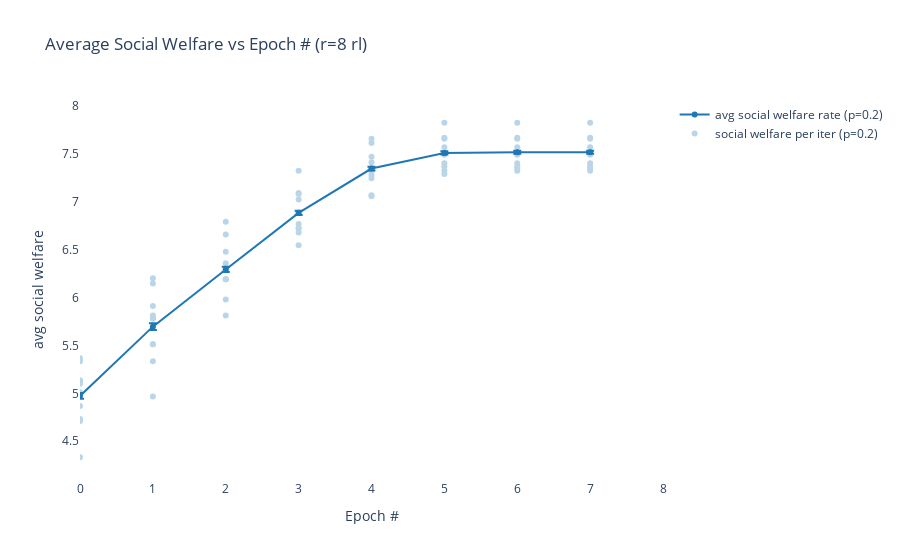
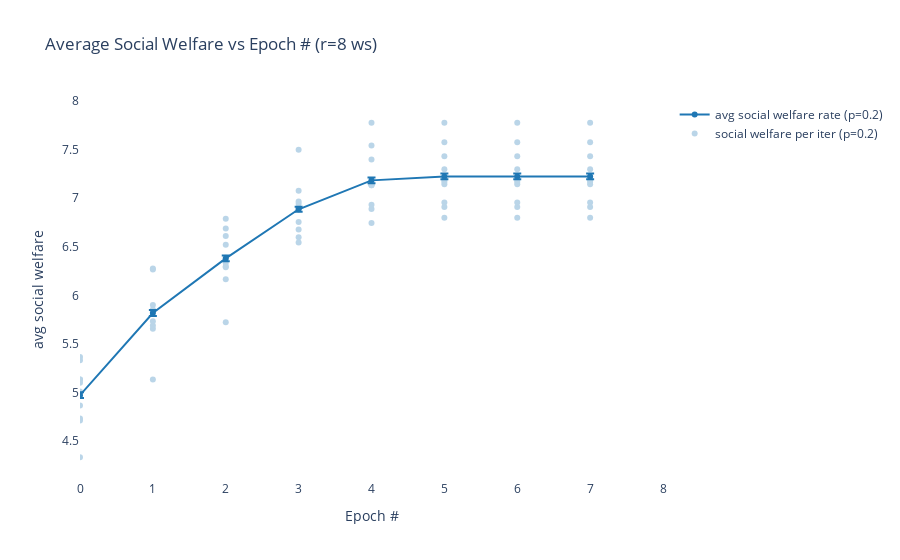
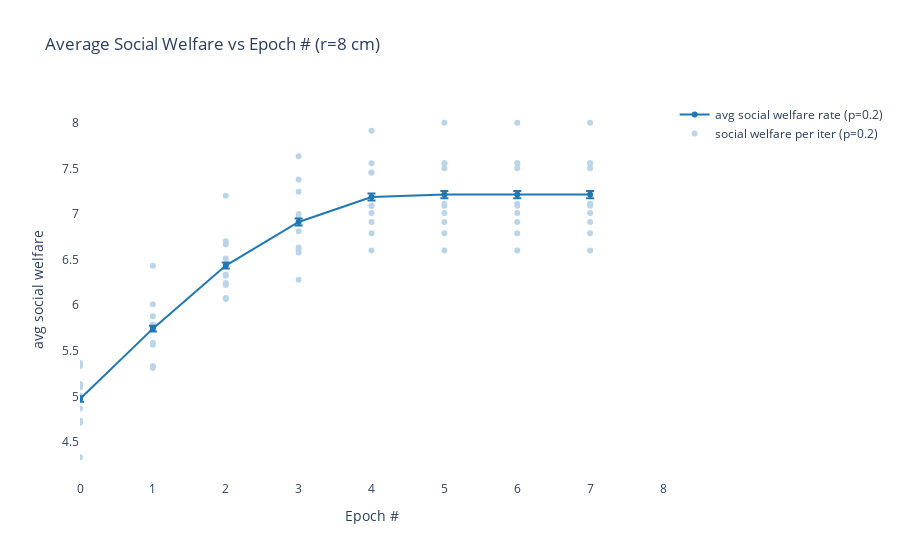
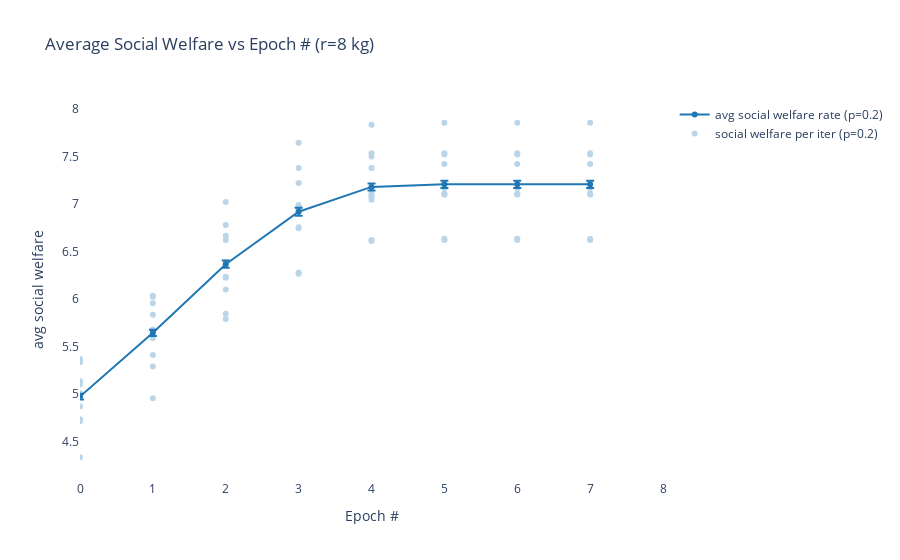

The code cell stored with these charts, in order, in its notebook:
### Code cell
vis = NtwkCompVis(ntwk_data)

### Figure 1 — Plotly figure (JSON) as saved in the notebook; plotly's stock layout.template omitted (floating-point values rounded to 4 significant figures)
{"data": [{"error_y": {"array": [0.03001, 0.03552, 0.02792, 0.02269, 0.01906, 0.01624, 0.01556, 0.01556], "type": "data", "visible": true}, "hoverinfo": "skip", "marker": {"color": "rgb(31, 119, 180)"}, "mode": "lines+markers", "name": "avg social welfare rate (p=0.2)", "type": "scatter", "x": [0, 1, 2, 3, 4, 5, 6, 7], "y": [4.972, 5.696, 6.292, 6.882, 7.344, 7.508, 7.513, 7.513]}, {"hoverinfo": "skip", "marker": {"color": "rgb(31, 119, 180)"}, "mode": "markers", "name": "social welfare per iter (p=0.2)", "opacity": 0.3, "type": "scatter", "x": [0, 0, 0, 0, 0, 0, 0, 0, 0, 0, 1, 1, 1, 1, 1, 1, 1, 1, 1, 1, 2, 2, 2, 2, 2, 2, 2, 2, 2, 2, 3, 3, 3, 3, 3, 3, 3, 3, 3, 3, 4, 4, 4, 4, 4, 4, 4, 4, 4, 4, 5, 5, 5, 5, 5, 5, 5, 5, 5, 5, 6, 6, 6, 6, 6, 6, 6, 6, 6, 6, 7, 7, 7, 7, 7, 7, 7, 7, 7, 7], "y": [4.733, 4.711, 5.133, 4.333, 5.333, 5.367, 5.133, 4.867, 5.1, 5.011, 5.511, 5.778, 5.811, 4.967, 5.789, 6.2, 6.144, 5.333, 5.911, 5.511, 6.189, 6.189, 6.478, 5.811, 6.189, 6.656, 6.789, 5.978, 6.356, 6.289, 6.767, 6.722, 7.022, 6.544, 7.089, 7.322, 7.078, 6.722, 6.878, 6.678, 7.278, 7.244, 7.411, 7.067, 7.611, 7.656, 7.467, 7.311, 7.344, 7.056, 7.489, 7.4, 7.567, 7.289, 7.822, 7.667, 7.656, 7.367, 7.5, 7.322, 7.489, 7.4, 7.567, 7.344, 7.822, 7.667, 7.656, 7.367, 7.5, 7.322, 7.489, 7.4, 7.567, 7.344, 7.822, 7.667, 7.656, 7.367, 7.5, 7.322]}], "layout": {"plot_bgcolor": "rgba(0,0,0,0)", "showlegend": true, "title": {"text": "Average Social Welfare vs Epoch # (r=8 rl)"}, "xaxis": {"range": [0, 8], "title": {"text": "Epoch #"}}, "yaxis": {"title": {"text": "avg social welfare"}}}}

### Figure 2 — Plotly figure (JSON) as saved in the notebook; plotly's stock layout.template omitted (floating-point values rounded to 4 significant figures)
{"data": [{"error_y": {"array": [0.03001, 0.03067, 0.02883, 0.02613, 0.02967, 0.02902, 0.02902, 0.02902], "type": "data", "visible": true}, "hoverinfo": "skip", "marker": {"color": "rgb(31, 119, 180)"}, "mode": "lines+markers", "name": "avg social welfare rate (p=0.2)", "type": "scatter", "x": [0, 1, 2, 3, 4, 5, 6, 7], "y": [4.972, 5.819, 6.381, 6.887, 7.184, 7.226, 7.226, 7.226]}, {"hoverinfo": "skip", "marker": {"color": "rgb(31, 119, 180)"}, "mode": "markers", "name": "social welfare per iter (p=0.2)", "opacity": 0.3, "type": "scatter", "x": [0, 0, 0, 0, 0, 0, 0, 0, 0, 0, 1, 1, 1, 1, 1, 1, 1, 1, 1, 1, 2, 2, 2, 2, 2, 2, 2, 2, 2, 2, 3, 3, 3, 3, 3, 3, 3, 3, 3, 3, 4, 4, 4, 4, 4, 4, 4, 4, 4, 4, 5, 5, 5, 5, 5, 5, 5, 5, 5, 5, 6, 6, 6, 6, 6, 6, 6, 6, 6, 6, 7, 7, 7, 7, 7, 7, 7, 7, 7, 7], "y": [4.733, 4.711, 5.133, 4.333, 5.333, 5.367, 5.133, 4.867, 5.1, 5.011, 5.733, 5.656, 5.833, 5.133, 6.267, 6.278, 5.689, 5.844, 5.9, 5.856, 6.167, 6.522, 6.289, 5.722, 6.611, 6.789, 6.333, 6.3, 6.389, 6.689, 6.544, 7.078, 6.678, 6.6, 6.9, 7.5, 6.967, 6.756, 6.9, 6.944, 6.744, 7.544, 7.144, 6.889, 7.133, 7.778, 7.4, 6.933, 7.133, 7.144, 6.8, 7.578, 7.189, 6.911, 7.144, 7.778, 7.433, 6.956, 7.167, 7.3, 6.8, 7.578, 7.189, 6.911, 7.144, 7.778, 7.433, 6.956, 7.167, 7.3, 6.8, 7.578, 7.189, 6.911, 7.144, 7.778, 7.433, 6.956, 7.167, 7.3]}], "layout": {"plot_bgcolor": "rgba(0,0,0,0)", "showlegend": true, "title": {"text": "Average Social Welfare vs Epoch # (r=8 ws)"}, "xaxis": {"range": [0, 8], "title": {"text": "Epoch #"}}, "yaxis": {"title": {"text": "avg social welfare"}}}}

### Figure 3 — Plotly figure (JSON) as saved in the notebook; plotly's stock layout.template omitted (floating-point values rounded to 4 significant figures)
{"data": [{"error_y": {"array": [0.03001, 0.03129, 0.03291, 0.03937, 0.03787, 0.04062, 0.04062, 0.04062], "type": "data", "visible": true}, "hoverinfo": "skip", "marker": {"color": "rgb(31, 119, 180)"}, "mode": "lines+markers", "name": "avg social welfare rate (p=0.2)", "type": "scatter", "x": [0, 1, 2, 3, 4, 5, 6, 7], "y": [4.972, 5.743, 6.434, 6.912, 7.187, 7.212, 7.212, 7.212]}, {"hoverinfo": "skip", "marker": {"color": "rgb(31, 119, 180)"}, "mode": "markers", "name": "social welfare per iter (p=0.2)", "opacity": 0.3, "type": "scatter", "x": [0, 0, 0, 0, 0, 0, 0, 0, 0, 0, 1, 1, 1, 1, 1, 1, 1, 1, 1, 1, 2, 2, 2, 2, 2, 2, 2, 2, 2, 2, 3, 3, 3, 3, 3, 3, 3, 3, 3, 3, 4, 4, 4, 4, 4, 4, 4, 4, 4, 4, 5, 5, 5, 5, 5, 5, 5, 5, 5, 5, 6, 6, 6, 6, 6, 6, 6, 6, 6, 6, 7, 7, 7, 7, 7, 7, 7, 7, 7, 7], "y": [4.733, 4.711, 5.133, 4.333, 5.333, 5.367, 5.133, 4.867, 5.1, 5.011, 5.311, 5.567, 5.778, 5.333, 6.011, 6.433, 5.789, 5.589, 5.878, 5.744, 6.244, 6.322, 6.222, 6.333, 6.667, 7.2, 6.7, 6.067, 6.511, 6.078, 6.633, 6.611, 6.811, 6.956, 7.0, 7.633, 7.378, 6.278, 7.244, 6.578, 6.789, 7.011, 7.089, 7.456, 7.089, 7.911, 7.556, 6.6, 7.456, 6.911, 6.789, 7.011, 7.111, 7.556, 7.089, 8.0, 7.556, 6.6, 7.5, 6.911, 6.789, 7.011, 7.111, 7.556, 7.089, 8.0, 7.556, 6.6, 7.5, 6.911, 6.789, 7.011, 7.111, 7.556, 7.089, 8.0, 7.556, 6.6, 7.5, 6.911]}], "layout": {"plot_bgcolor": "rgba(0,0,0,0)", "showlegend": true, "title": {"text": "Average Social Welfare vs Epoch # (r=8 cm)"}, "xaxis": {"range": [0, 8], "title": {"text": "Epoch #"}}, "yaxis": {"title": {"text": "avg social welfare"}}}}

### Figure 4 — Plotly figure (JSON) as saved in the notebook; plotly's stock layout.template omitted (floating-point values rounded to 4 significant figures)
{"data": [{"error_y": {"array": [0.03001, 0.03296, 0.03835, 0.04161, 0.03701, 0.03712, 0.03712, 0.03712], "type": "data", "visible": true}, "hoverinfo": "skip", "marker": {"color": "rgb(31, 119, 180)"}, "mode": "lines+markers", "name": "avg social welfare rate (p=0.2)", "type": "scatter", "x": [0, 1, 2, 3, 4, 5, 6, 7], "y": [4.972, 5.643, 6.367, 6.919, 7.18, 7.207, 7.207, 7.207]}, {"hoverinfo": "skip", "marker": {"color": "rgb(31, 119, 180)"}, "mode": "markers", "name": "social welfare per iter (p=0.2)", "opacity": 0.3, "type": "scatter", "x": [0, 0, 0, 0, 0, 0, 0, 0, 0, 0, 1, 1, 1, 1, 1, 1, 1, 1, 1, 1, 2, 2, 2, 2, 2, 2, 2, 2, 2, 2, 3, 3, 3, 3, 3, 3, 3, 3, 3, 3, 4, 4, 4, 4, 4, 4, 4, 4, 4, 4, 5, 5, 5, 5, 5, 5, 5, 5, 5, 5, 6, 6, 6, 6, 6, 6, 6, 6, 6, 6, 7, 7, 7, 7, 7, 7, 7, 7, 7, 7], "y": [4.733, 4.711, 5.133, 4.333, 5.333, 5.367, 5.133, 4.867, 5.1, 5.011, 5.667, 5.411, 5.833, 4.956, 6.033, 5.956, 6.022, 5.289, 5.589, 5.678, 6.233, 6.222, 6.389, 5.789, 6.667, 6.778, 7.022, 5.844, 6.1, 6.622, 6.989, 6.756, 6.933, 6.267, 6.978, 7.378, 7.644, 6.278, 6.744, 7.222, 7.378, 7.078, 7.089, 6.611, 7.044, 7.533, 7.833, 6.622, 7.111, 7.5, 7.422, 7.167, 7.1, 6.633, 7.1, 7.533, 7.856, 6.622, 7.111, 7.522, 7.422, 7.167, 7.1, 6.633, 7.1, 7.533, 7.856, 6.622, 7.111, 7.522, 7.422, 7.167, 7.1, 6.633, 7.1, 7.533, 7.856, 6.622, 7.111, 7.522]}], "layout": {"plot_bgcolor": "rgba(0,0,0,0)", "showlegend": true, "title": {"text": "Average Social Welfare vs Epoch # (r=8 kg)"}, "xaxis": {"range": [0, 8], "title": {"text": "Epoch #"}}, "yaxis": {"title": {"text": "avg social welfare"}}}}
